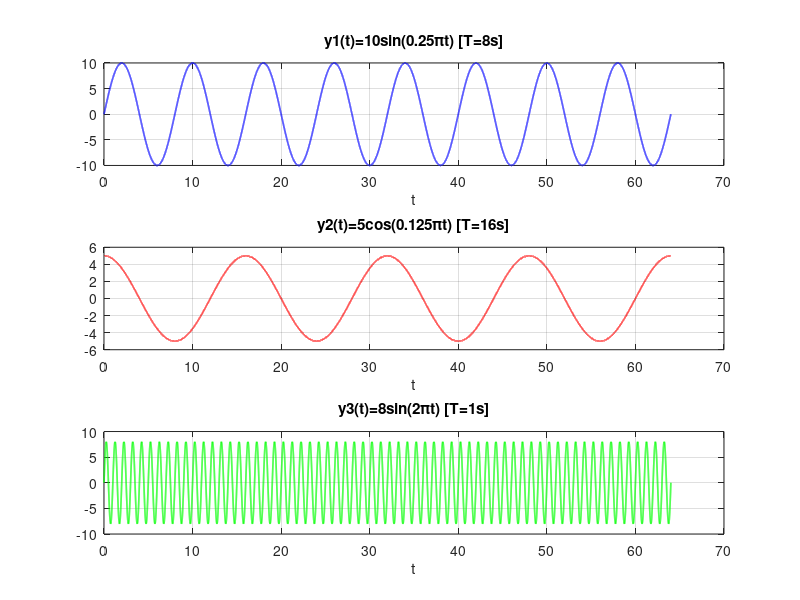

Here is the MATLAB script that generated this plot: (Note: this script raises an error after producing the figure.)

clc; clear; close all;

t = 0:0.001:64;

y1 = 10 * sin(0.25*pi*t);
y2 = 5  * cos(0.125*pi*t);
y3 = 8  * sin(2*pi*t);

% --- Part 2: Subplots ---
figure(1);
subplot(3,1,1); plot(t,y1,'b','LineWidth',1.2);
title('y1(t)=10sin(0.25\pit) [T=8s]'); xlabel('t'); grid on;
subplot(3,1,2); plot(t,y2,'r','LineWidth',1.2);
title('y2(t)=5cos(0.125\pit) [T=16s]'); xlabel('t'); grid on;
subplot(3,1,3); plot(t,y3,'g','LineWidth',1.2);
title('y3(t)=8sin(2\pit) [T=1s]'); xlabel('t'); grid on;
sgtitle('Q II - Part 2: Individual Signals');

% --- Part 3: Combined on same figure ---
m1 = y1 + y2;
m2 = y1 - y2;
m3 = y2 .* y3;
m4 = y1 .* y3;

figure(2);
plot(t,m1,'b','LineWidth',1.2); hold on;
plot(t,m2,'r','LineWidth',1.2);
plot(t,m3,'g','LineWidth',1.2);
plot(t,m4,'m','LineWidth',1.2);
legend('m1=y1+y2','m2=y1-y2','m3=y2*y3','m4=y1*y3');
title('Q II - Part 3: Combined Signals'); xlabel('t'); grid on;

% --- Part 4: Periodicity Analysis ---
fprintf('\n========== Part 4: Signal Analysis ==========\n\n');

T_y1=8; T_y2=16; T_y3=1;

T_m1 = lcm(T_y1, T_y2);
fprintf('m1 = y1+y2:\n');
fprintf('  Periodic: YES, T = LCM(%d,%d) = %d s\n', T_y1,T_y2,T_m1);
fprintf('  Alternating: YES (oscillates around zero)\n');
fprintf('  Half-wave odd symmetry: NO\n');
fprintf('  Proof: m1(t+8)=10sin(0.25pi*t)-5cos(0.125pi*t) != -m1(t)\n\n');

T_m2 = lcm(T_y1, T_y2);
fprintf('m2 = y1-y2:\n');
fprintf('  Periodic: YES, T = %d s\n', T_m2);
fprintf('  Alternating: YES\n');
fprintf('  Half-wave odd symmetry: NO\n\n');

T_m3 = lcm(T_y2, T_y3);
fprintf('m3 = y2*y3:\n');
fprintf('  Periodic: YES, T = LCM(%d,%d) = %d s\n', T_y2,T_y3,T_m3);
fprintf('  Alternating: YES\n');
fprintf('  Half-wave odd symmetry: YES\n');
fprintf('  Proof: m3(t+8)=40sin(2pi*t)*(-cos(0.125pi*t))=-m3(t)\n\n');

T_m4 = lcm(T_y1, T_y3);
fprintf('m4 = y1*y3:\n');
fprintf('  Periodic: YES, T = LCM(%d,%d) = %d s\n', T_y1,T_y3,T_m4);
fprintf('  Alternating: YES\n');
fprintf('  Half-wave odd symmetry: YES\n');
fprintf('  Proof: m4(t+4)=80*(-sin(0.25pi*t))*sin(2pi*t)=-m4(t)\n\n');

% --- Part 5: Amplitude Spectrum ---
Fs = 1/0.001;
N  = length(t);
f  = (0:floor(N/2)) * (Fs/N);

signals = {m1, m2, m3, m4};
names   = {'m1=y1+y2','m2=y1-y2','m3=y2*y3','m4=y1*y3'};

figure(3);
for k = 1:4
    Y   = fft(signals{k}, N);
    amp = (2/N)*abs(Y(1:floor(N/2)+1));
    amp(1) = amp(1)/2;
    subplot(4,1,k);
    stem(f, amp, 'filled','MarkerSize',3);
    xlim([0 3]);
    title(['Amplitude Spectrum of ' names{k}]);
    xlabel('f (Hz)'); ylabel('|X(f)|'); grid on;
end
sgtitle('Q II - Part 5: Amplitude Spectra');
